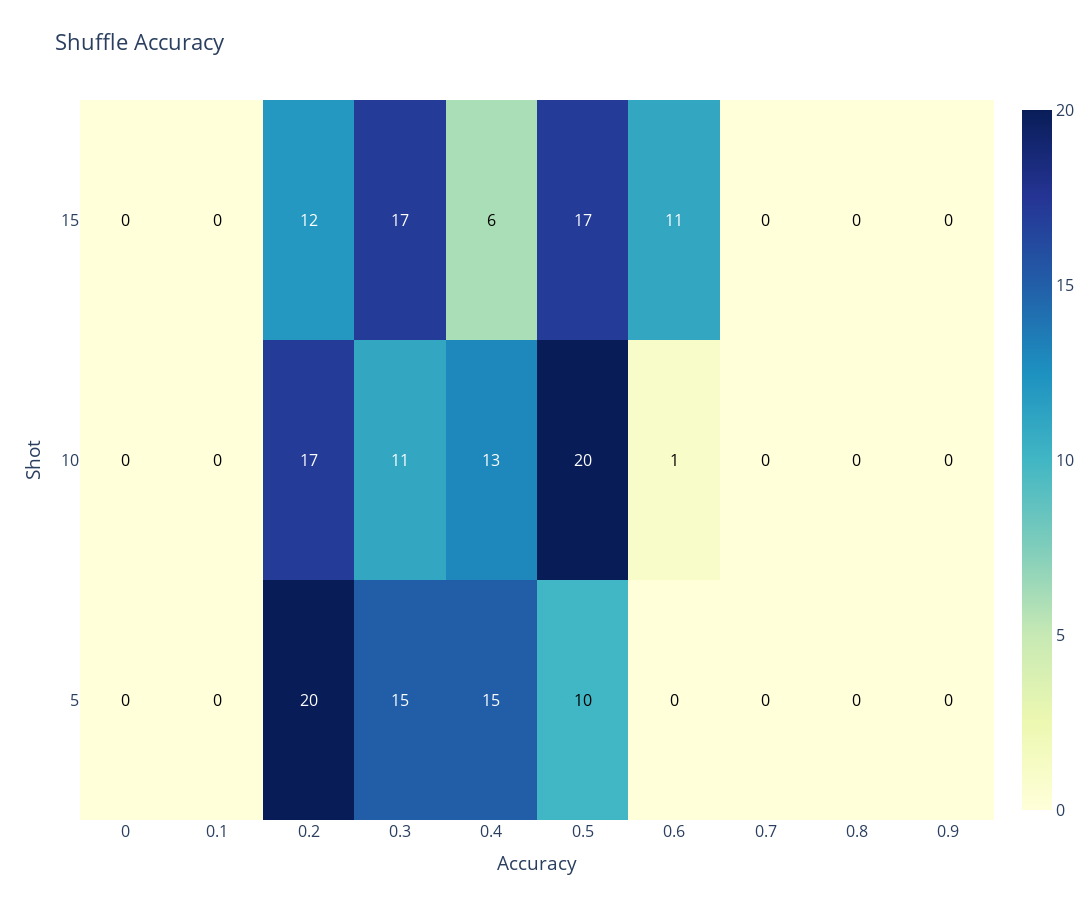

Write notebook code for a chart like this one.
### Markdown cell above
## Shuffle

### Code cell
fig = create_heatmap(entries, shot, shuffle, "Shuffle Accuracy")

fig.show()
save_fig(fig, "Heatmap Shuffle Accuracy")

### Figure 1 — Plotly figure (JSON) as saved in the notebook; plotly's stock layout.template omitted (floating-point values rounded to 4 significant figures)
{"data": [{"colorscale": [[0, "rgb(255,255,217)"], [0.125, "rgb(237,248,177)"], [0.25, "rgb(199,233,180)"], [0.375, "rgb(127,205,187)"], [0.5, "rgb(65,182,196)"], [0.625, "rgb(29,145,192)"], [0.75, "rgb(34,94,168)"], [0.875, "rgb(37,52,148)"], [1, "rgb(8,29,88)"]], "type": "heatmap", "z": [[0, 0, 20, 15, 15, 10, 0, 0, 0, 0], [0, 0, 17, 11, 13, 20, 1, 0, 0, 0], [0, 0, 12, 17, 6, 17, 11, 0, 0, 0]]}], "layout": {"annotations": [{"font": {"color": "black"}, "showarrow": false, "text": "0", "x": 0, "y": 0}, {"font": {"color": "black"}, "showarrow": false, "text": "0", "x": 1, "y": 0}, {"font": {"color": "white"}, "showarrow": false, "text": "20", "x": 2, "y": 0}, {"font": {"color": "white"}, "showarrow": false, "text": "15", "x": 3, "y": 0}, {"font": {"color": "white"}, "showarrow": false, "text": "15", "x": 4, "y": 0}, {"font": {"color": "black"}, "showarrow": false, "text": "10", "x": 5, "y": 0}, {"font": {"color": "black"}, "showarrow": false, "text": "0", "x": 6, "y": 0}, {"font": {"color": "black"}, "showarrow": false, "text": "0", "x": 7, "y": 0}, {"font": {"color": "black"}, "showarrow": false, "text": "0", "x": 8, "y": 0}, {"font": {"color": "black"}, "showarrow": false, "text": "0", "x": 9, "y": 0}, {"font": {"color": "black"}, "showarrow": false, "text": "0", "x": 0, "y": 1}, {"font": {"color": "black"}, "showarrow": false, "text": "0", "x": 1, "y": 1}, {"font": {"color": "white"}, "showarrow": false, "text": "17", "x": 2, "y": 1}, {"font": {"color": "white"}, "showarrow": false, "text": "11", "x": 3, "y": 1}, {"font": {"color": "white"}, "showarrow": false, "text": "13", "x": 4, "y": 1}, {"font": {"color": "white"}, "showarrow": false, "text": "20", "x": 5, "y": 1}, {"font": {"color": "black"}, "showarrow": false, "text": "1", "x": 6, "y": 1}, {"font": {"color": "black"}, "showarrow": false, "text": "0", "x": 7, "y": 1}, {"font": {"color": "black"}, "showarrow": false, "text": "0", "x": 8, "y": 1}, {"font": {"color": "black"}, "showarrow": false, "text": "0", "x": 9, "y": 1}, {"font": {"color": "black"}, "showarrow": false, "text": "0", "x": 0, "y": 2}, {"font": {"color": "black"}, "showarrow": false, "text": "0", "x": 1, "y": 2}, {"font": {"color": "white"}, "showarrow": false, "text": "12", "x": 2, "y": 2}, {"font": {"color": "white"}, "showarrow": false, "text": "17", "x": 3, "y": 2}, {"font": {"color": "black"}, "showarrow": false, "text": "6", "x": 4, "y": 2}, {"font": {"color": "white"}, "showarrow": false, "text": "17", "x": 5, "y": 2}, {"font": {"color": "white"}, "showarrow": false, "text": "11", "x": 6, "y": 2}, {"font": {"color": "black"}, "showarrow": false, "text": "0", "x": 7, "y": 2}, {"font": {"color": "black"}, "showarrow": false, "text": "0", "x": 8, "y": 2}, {"font": {"color": "black"}, "showarrow": false, "text": "0", "x": 9, "y": 2}], "font": {"size": 16}, "height": 900, "title": {"text": "Shuffle Accuracy"}, "width": 1200, "xaxis": {"side": "bottom", "ticks": "", "ticktext": [0, 0.1, 0.2, 0.3, 0.4, 0.5, 0.6, 0.7, 0.8, 0.9, 1], "tickvals": [0, 1, 2, 3, 4, 5, 6, 7, 8, 9], "title": {"text": "Accuracy"}}, "yaxis": {"ticks": "", "ticksuffix": " ", "ticktext": [5, 10, 15], "tickvals": [0, 1, 2], "title": {"text": "Shot"}}}}
